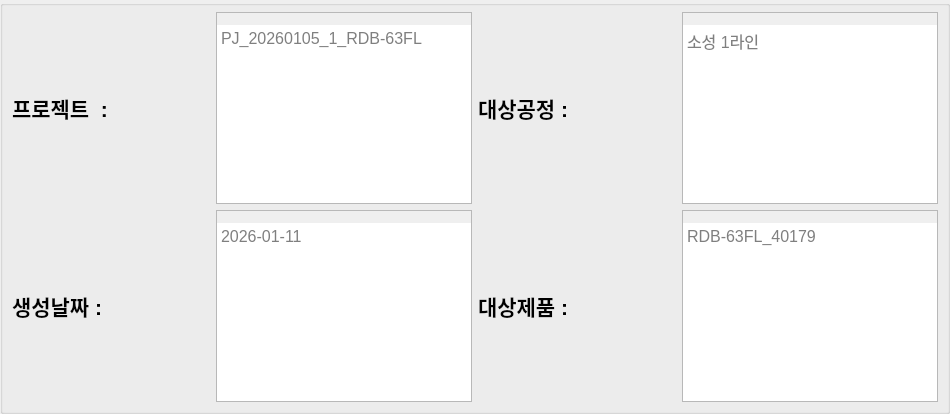
                 <widget class="QGroupBox" name="groupBox_4">
                  <property name="sizePolicy">
                   <sizepolicy hsizetype="Minimum" vsizetype="Minimum">
                    <horstretch>0</horstretch>
                    <verstretch>0</verstretch>
                   </sizepolicy>
                  </property>
                  <property name="minimumSize">
                   <size>
                    <width>950</width>
                    <height>161</height>
                   </size>
                  </property>
                  <property name="styleSheet">
                   <string notr="true">margin : 0px;
padding : 0px</string>
                  </property>
                  <property name="title">
                   <string/>
                  </property>
                  <layout class="QGridLayout" name="gridLayout_23">
                   <item row="0" column="3">
                    <widget class="QTextBrowser" name="textBrowser_process">
                     <property name="sizePolicy">
                      <sizepolicy hsizetype="Minimum" vsizetype="Minimum">
                       <horstretch>0</horstretch>
                       <verstretch>0</verstretch>
                      </sizepolicy>
                     </property>
                     <property name="minimumSize">
                      <size>
                       <width>221</width>
                       <height>54</height>
                      </size>
                     </property>
                     <property name="font">
                      <font>
                       <family>Segoe UI</family>
                       <pointsize>12</pointsize>
                      </font>
                     </property>
                     <property name="styleSheet">
                      <string notr="true">padding-top : 12px;
</string>
                     </property>
                     <property name="placeholderText">
                      <string>소성 1라인</string>
                     </property>
                    </widget>
                   </item>
                   <item row="0" column="2">
                    <widget class="QLabel" name="label_6">
                     <property name="sizePolicy">
                      <sizepolicy hsizetype="Minimum" vsizetype="Minimum">
                       <horstretch>0</horstretch>
                       <verstretch>0</verstretch>
                      </sizepolicy>
                     </property>
                     <property name="font">
                      <font>
                       <family>Segoe UI</family>
                       <pointsize>16</pointsize>
                       <weight>75</weight>
                       <bold>true</bold>
                      </font>
                     </property>
                     <property name="styleSheet">
                      <string notr="true"/>
                     </property>
                     <property name="text">
                      <string>대상공정 :</string>
                     </property>
                    </widget>
                   </item>
                   <item row="0" column="1">
                    <widget class="QTextBrowser" name="textBrowser_project">
                     <property name="sizePolicy">
                      <sizepolicy hsizetype="Minimum" vsizetype="Minimum">
                       <horstretch>0</horstretch>
                       <verstretch>0</verstretch>
                      </sizepolicy>
                     </property>
                     <property name="minimumSize">
                      <size>
                       <width>221</width>
                       <height>54</height>
                      </size>
                     </property>
                     <property name="font">
                      <font>
                       <family>Segoe UI</family>
                       <pointsize>12</pointsize>
                      </font>
                     </property>
                     <property name="styleSheet">
                      <string notr="true">padding-top : 12px;
</string>
                     </property>
                     <property name="sizeAdjustPolicy">
                      <enum>QAbstractScrollArea::AdjustToContents</enum>
                     </property>
                     <property name="overwriteMode">
                      <bool>true</bool>
                     </property>
                     <property name="placeholderText">
                      <string>PJ_20260105_1_RDB-63FL</string>
                     </property>
                    </widget>
                   </item>
                   <item row="1" column="0">
                    <widget class="QLabel" name="label_5">
                     <property name="sizePolicy">
                      <sizepolicy hsizetype="Minimum" vsizetype="Minimum">
                       <horstretch>0</horstretch>
                       <verstretch>0</verstretch>
                      </sizepolicy>
                     </property>
                     <property name="font">
                      <font>
                       <family>Segoe UI</family>
                       <pointsize>16</pointsize>
                       <weight>75</weight>
                       <bold>true</bold>
                      </font>
                     </property>
                     <property name="styleSheet">
                      <string notr="true"/>
                     </property>
                     <property name="text">
                      <string>생성날짜 :</string>
                     </property>
                    </widget>
                   </item>
                   <item row="1" column="1">
                    <widget class="QTextBrowser" name="textBrowser_project_date">
                     <property name="sizePolicy">
                      <sizepolicy hsizetype="Minimum" vsizetype="Minimum">
                       <horstretch>0</horstretch>
                       <verstretch>0</verstretch>
                      </sizepolicy>
                     </property>
                     <property name="minimumSize">
                      <size>
                       <width>221</width>
                       <height>54</height>
                      </size>
                     </property>
                     <property name="font">
                      <font>
                       <family>Segoe UI</family>
                       <pointsize>12</pointsize>
                      </font>
                     </property>
                     <property name="styleSheet">
                      <string notr="true">padding-top : 12px;
</string>
                     </property>
                     <property name="placeholderText">
                      <string>2026-01-11</string>
                     </property>
                    </widget>
                   </item>
                   <item row="1" column="3">
                    <widget class="QTextBrowser" name="textBrowser_product">
                     <property name="sizePolicy">
                      <sizepolicy hsizetype="Minimum" vsizetype="Minimum">
                       <horstretch>0</horstretch>
                       <verstretch>0</verstretch>
                      </sizepolicy>
                     </property>
                     <property name="minimumSize">
                      <size>
                       <width>221</width>
                       <height>54</height>
                      </size>
                     </property>
                     <property name="font">
                      <font>
                       <family>Segoe UI</family>
                       <pointsize>12</pointsize>
                      </font>
                     </property>
                     <property name="styleSheet">
                      <string notr="true">padding-top : 12px;
</string>
                     </property>
                     <property name="placeholderText">
                      <string>RDB-63FL_40179</string>
                     </property>
                    </widget>
                   </item>
                   <item row="0" column="0">
                    <widget class="QLabel" name="label_4">
                     <property name="sizePolicy">
                      <sizepolicy hsizetype="Minimum" vsizetype="Minimum">
                       <horstretch>0</horstretch>
                       <verstretch>0</verstretch>
                      </sizepolicy>
                     </property>
                     <property name="font">
                      <font>
                       <family>Segoe UI</family>
                       <pointsize>16</pointsize>
                       <weight>75</weight>
                       <bold>true</bold>
                      </font>
                     </property>
                     <property name="styleSheet">
                      <string notr="true"/>
                     </property>
                     <property name="text">
                      <string>프로젝트  :</string>
                     </property>
                    </widget>
                   </item>
                   <item row="1" column="2">
                    <widget class="QLabel" name="label_7">
                     <property name="sizePolicy">
                      <sizepolicy hsizetype="Minimum" vsizetype="Minimum">
                       <horstretch>0</horstretch>
                       <verstretch>0</verstretch>
                      </sizepolicy>
                     </property>
                     <property name="font">
                      <font>
                       <family>Segoe UI</family>
                       <pointsize>16</pointsize>
                       <weight>75</weight>
                       <bold>true</bold>
                      </font>
                     </property>
                     <property name="styleSheet">
                      <string notr="true"/>
                     </property>
                     <property name="text">
                      <string>대상제품 :</string>
                     </property>
                    </widget>
                   </item>
                  </layout>
                 </widget>
